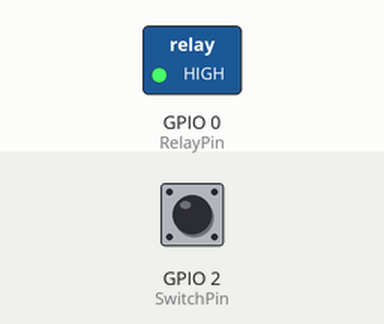
Simulated run of this sketch. Board: ESP8266 (NodeMCU). Shown: switched loads named in the sketch (green lamp = pin HIGH). The inputs (shaded band) are chosen by the test bench; at power-on: GPIO 2 (SwitchPin) HIGH. What the sketch prints to the serial monitor is not drawn.

Above: at 1.2 s.
1.3 s: GPIO 2 (SwitchPin) pulled LOW for 1 s
At 2.4 s:
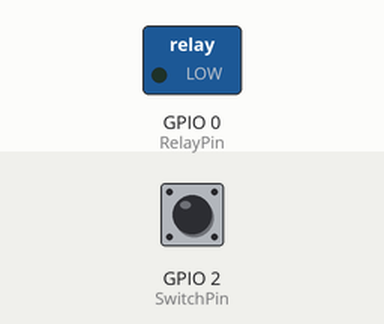
6.5 s: GPIO 2 (SwitchPin) pulled LOW for 3.2 s
At 10.9 s:
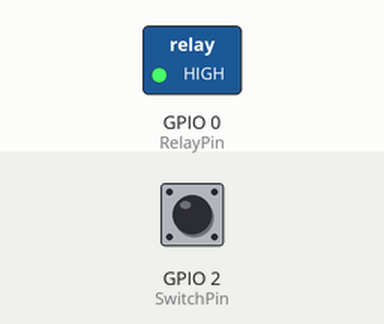
Timing chart, 0 to 12.4 s (numbered marks = the images above; inputs shaded):
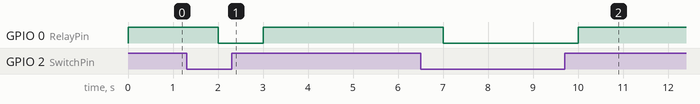

Measured:
- after the input at 1.3 s, GPIO 0 (RelayPin): HIGH → LOW after 0.70 s, → HIGH 1.0 s later
- after the input at 6.5 s, GPIO 0 (RelayPin): HIGH → LOW after 0.50 s, → HIGH 3.0 s later

The sketch:

01_ESP_ESPNow_Two_way_V1_send_Switch_Receive_Open_Relay.ino
```cpp
// (licence header left out)
#include <ESP8266WiFi.h>
#include <espnow.h>
#include "LEDOn.h"
#include "slaveMAC.h"

// REPLACE WITH THE MAC Address of your receiver

//Define pins
const int SwitchPin = 2;
const int RelayPin = 0;

//define States /modes of relay

int StartMode = 0;
int LockMode = 0;
int UnlockMode = 0;
int CurrentMode = 0;

//Define states for input pins
bool SwitchState;

// Define variables to store data to be sent
bool SwitchOn;
bool RelayOn;
bool LEDSwitchOn = false;


// Define variables to store incoming readings
bool incomingSwitch;
bool incomingRelay;
bool incomingLED;
bool incomingOpenRelay;


// Updates  readings every 1 seconds
const long interval = 1000;
unsigned long previousMillis = 0;    // will store last time DHT was updated

// Variable to store if sending data was successful
String success;


// Callback when data is sent
void OnDataSent(uint8_t *mac_addr, uint8_t sendStatus) {
  Serial.print("Last Packet Send Status: ");
  if (sendStatus == 0){
    Serial.println("Delivery success");
  }
  else{
    Serial.println("Delivery fail");
  }
}

// Callback when data is received
void OnDataRecv(uint8_t * mac, uint8_t *incomingData, uint8_t len) {
  memcpy(&receivedData, incomingData, sizeof(receivedData));
  Serial.print("Bytes received: ");
  Serial.println(len);
  incomingSwitch = receivedData.SwitchClosed;
  incomingRelay = receivedData.activateRelay;
  incomingLED = receivedData.LedOn;
  incomingOpenRelay = receivedData.deactivateRelay;
}


void printIncomingReadings(){
  // Display Readings in Serial Monitor
  Serial.println("INCOMING READINGS");
  Serial.print("LED: ");
  Serial.println(incomingLED);
  Serial.print("switch: ");
  Serial.println(incomingSwitch);
  Serial.print("relay: ");
  Serial.println(incomingRelay);
}

void setup() {
  // Init Serial Monitor
  Serial.begin(115200);


  // Set device as a Wi-Fi Station
  WiFi.mode(WIFI_STA);
  WiFi.disconnect();

  // Init ESP-NOW
  if (esp_now_init() != 0) {
    Serial.println("Error initializing ESP-NOW");
    return;
  }

  // Set ESP-NOW Role
  esp_now_set_self_role(ESP_NOW_ROLE_COMBO);

  // Once ESPNow is successfully Init, we will register for Send CB to
  // get the status of Trasnmitted packet
  esp_now_register_send_cb(OnDataSent);

  // Register peer
  esp_now_add_peer(ESP01n4, ESP_NOW_ROLE_COMBO, 1, NULL, 0);

  // Register for a callback function that will be called when data is received
  esp_now_register_recv_cb(OnDataRecv);

  //define input, outputs, mode
  pinMode(SwitchPin, INPUT);
  pinMode(RelayPin, OUTPUT);
  digitalWrite(RelayPin, HIGH );
  StartMode = 1 ;
}

void loop() {
  unsigned long currentMillis = millis();
  if (currentMillis - previousMillis >= interval) {
    // save the last time you updated the DHT values
    previousMillis = currentMillis;
/*
    LEDSwitchOn =  true;
    sentData.LedOn = LEDSwitchOn;
    // Send message via ESP-NOW
    esp_now_send(ESP01n4, (uint8_t *) &sentData, sizeof(sentData));

 */
  SwitchState = digitalRead(SwitchPin);

   if (SwitchState == LOW  &&  StartMode == 1)
            {sentData.SwitchClosed = true;
             sentData.activateRelay = true;
            digitalWrite(RelayPin, LOW );
            LockMode = 1;
            }
        else
            {sentData.SwitchClosed = false;
            sentData.activateRelay = false;
            digitalWrite(RelayPin, HIGH );
            }
    esp_now_send(ESP01n5, (uint8_t *) &sentData, sizeof(sentData));

  if
     ( incomingOpenRelay == true &&  LockMode ==1 )
      {digitalWrite(RelayPin, HIGH );
      UnlockMode = 1 ;
      sentData.activateRelay = false;
        delay(3000);
        }

    esp_now_send(ESP01n5, (uint8_t *) &sentData, sizeof(sentData));
    // Print incoming readings
    printIncomingReadings();
  }
}
```

LEDOn.h
```cpp
// Structure example to receive data
// Must match the sender structure
typedef struct struct_message {
  bool LedOn = false;
  bool SwitchClosed = false; // ask if switch closed># >> send switch position
  bool activateRelay = false; //tell to activate relay
  bool deactivateRelay = false; // replying relay state
} struct_message;

// Create a struct_message called myData
struct_message sentData;

// Create a struct_message to hold incoming data
struct_message receivedData;
```

slaveMAC.h
```cpp
// RECEIVER MAC Address

uint8_t ESP01n2[] = {0x5C, 0xCF, 0x7F, 0xB2, 0xAD, 0xD9};//5C:CF:7F:B2:AD:D9
uint8_t ESP01n3[] = {0xEC, 0xFA, 0xBC, 0x32, 0x14, 0x32};//EC:FA:BC:32:14:32
uint8_t ESP01n4[] = {0xEC, 0xFA, 0xBC, 0x32, 0x25, 0xFE};//EC:FA:BC:32:25:FE
uint8_t ESP01n5[] = {0xF4, 0xCF, 0xA2, 0xF6, 0x72, 0xB6};//F4:CF:A2:F6:72:B6
```
